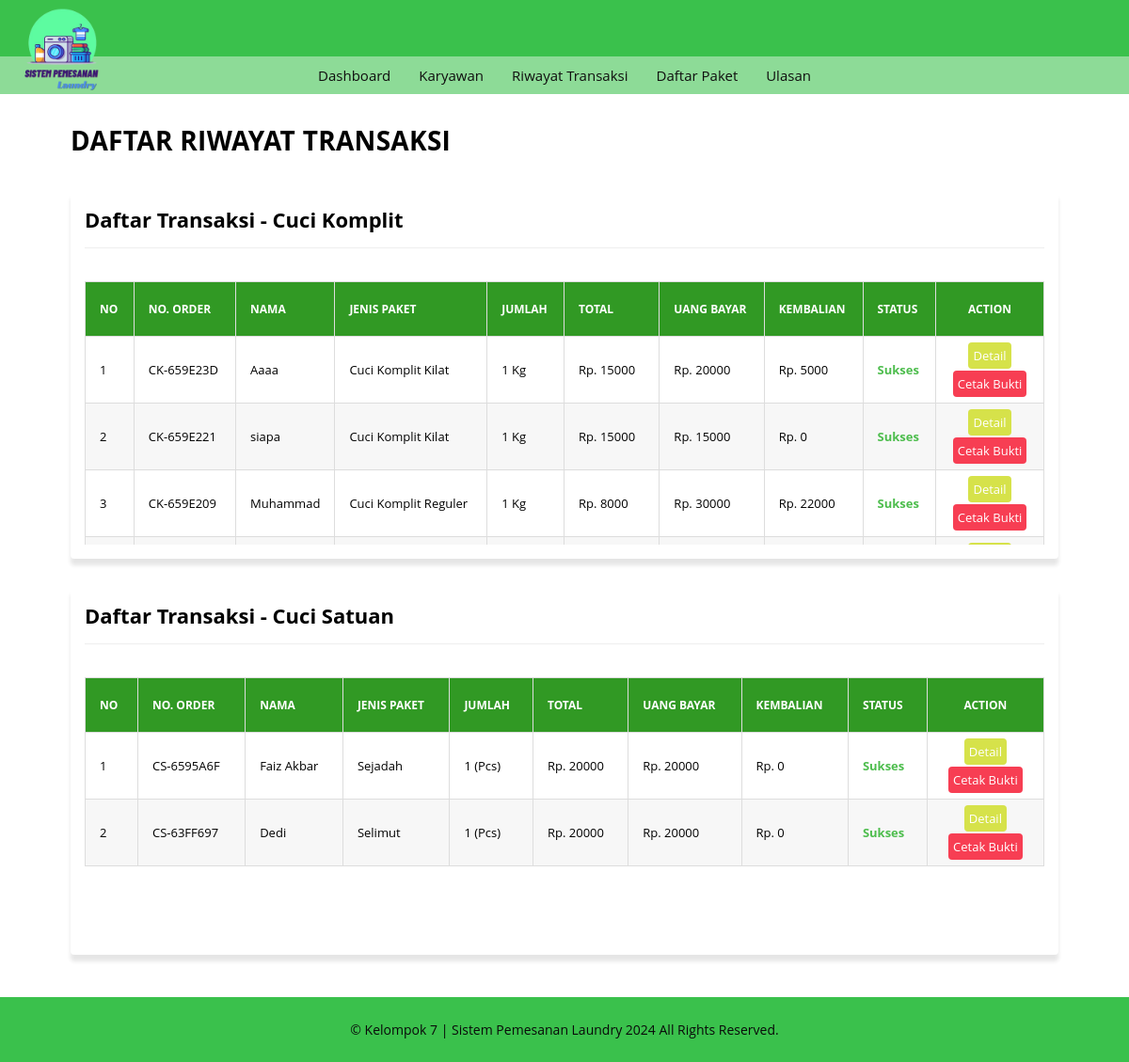
/riwayat_transaksi/riwayat.php, run on the app's committed database.
### tables this page shows
CREATE TABLE `tb_riwayat_ck` (
  `id_ck` int(11) NOT NULL,
  `or_number` varchar(20) NOT NULL,
  `pelanggan` varchar(100) NOT NULL,
  `no_telp` char(15) NOT NULL,
  `alamat` text NOT NULL,
  `j_paket` varchar(50) NOT NULL,
  `wkt_kerja` varchar(20) NOT NULL,
  `berat` int(5) NOT NULL,
  `h_perkilo` int(11) NOT NULL,
  `tgl_msk` varchar(40) NOT NULL,
  `tgl_klr` varchar(40) NOT NULL,
  `total` int(11) NOT NULL,
  `nominal_byr` int(11) NOT NULL,
  `kembalian` int(11) NOT NULL,
  `status` varchar(20) NOT NULL,
  `keterangan` text NOT NULL
);

CREATE TABLE `tb_riwayat_cs` (
  `id_cs` int(11) NOT NULL,
  `or_number` varchar(20) DEFAULT NULL,
  `pelanggan` varchar(100) DEFAULT NULL,
  `no_telp` char(15) DEFAULT NULL,
  `alamat` text DEFAULT NULL,
  `j_paket` varchar(50) DEFAULT NULL,
  `wkt_kerja` varchar(20) DEFAULT NULL,
  `jml_pcs` int(11) DEFAULT NULL,
  `h_perpcs` int(11) DEFAULT NULL,
  `tgl_msk` varchar(40) DEFAULT NULL,
  `tgl_klr` varchar(40) DEFAULT NULL,
  `total` int(11) DEFAULT NULL,
  `nominal_byr` int(11) DEFAULT NULL,
  `kembalian` int(11) DEFAULT NULL,
  `status` varchar(20) DEFAULT NULL,
  `keterangan` text DEFAULT NULL
);

### _functions.php (called while the page is built, shortened)
<?php
$host	= 'localhost';
$user = 'root';
$pass	= '';
$db	= 'laundry_app';
$koneksi = mysqli_connect($host,$user,$pass,$db);
function query($query){
	global $koneksi;
	$result = mysqli_query($koneksi, $query);
	$rows = [];
	while ($row = mysqli_fetch_assoc($result)) {
		$rows[] = $row;
	}
	return $rows;
}
function url($url = null){
	$url_utama = "http://localhost/rumah_laundry";
	if ($url != null) {
		return $url_utama . '/' . $url;
	}else{
		return $url_utama;
	}
}

### riwayat_transaksi/riwayat_ck/riwayat_ck.php (the view)
<div class="card">
   <div class="card-title card-flex">
      <div class="card-col">
         <h2>Daftar Transaksi - Cuci Komplit</h2>
      </div>
   </div>
   <div class="card-body">
      <div class="tabel-kontainer">
         <table class="tabel-transaksi">
            <thead>
               <tr>
                  <th class="sticky">No</th>
                  <th class="sticky">No. Order</th>
                  <th class="sticky" width="10%">Nama</th>
                  <th class="sticky">Jenis Paket</th>
                  <th class="sticky">Jumlah</th>
                  <th class="sticky">Total</th>
                  <th class="sticky">Uang Bayar</th>
                  <th class="sticky">Kembalian</th>
                  <th class="sticky">Status</th>
                  <th class="sticky" style="text-align: center">Action</th>
               </tr>
            </thead>
            <tbody>
               <?php if (!empty($query_ck)) : ?>
                  <?php $i = 1; ?>
                  <?php foreach($query_ck as $data_ck) : ?>
                     <tr>
                        <td><?=$i?></td>
                        <td><?=$data_ck['or_number']?></td>
                        <td style="max-width: 150px; overflow:hidden;"><?=$data_ck['pelanggan']?></td>
                        <td><?=$data_ck['j_paket']?></td>
                        <td><?=$data_ck['berat'] . " Kg"?></td>
                        <td><?="Rp. " . $data_ck['total']?></td>
                        <td><?="Rp. " . $data_ck['nominal_byr']?></td>
                        <td><?="Rp. " . $data_ck['kembalian']?></td>
                        <td><span class="success"><?=$data_ck['status']?></span></td>
                        <td align="center">
                           <a href="<?=url('riwayat_transaksi/riwayat_ck/detail_ck.php')?>?id_ck=<?=$data_ck['id_ck']?>" class="btn btn-edit">Detail</a><br/>
                           <a href="<?=url('riwayat_transaksi/riwayat_ck/cetak_info.php')?>?id_ck=<?=$data_ck['id_ck']?>" class="btn btn-hapus">Cetak Bukti</a>
                        </td>
                     </tr>
                     <?php $i++?>
                  <?php endforeach ?>
                  <?php else : ?>
                     <tr>
                        <td colspan="10" class="txt-center">Data tidak tersedia</td>
                     </tr>
               <?php endif?>
            </tbody>
         </table>
      </div>
   </div>
</div>

### riwayat_transaksi/riwayat_cs/riwayat_cs.php
<div class="card">
   <div class="card-title card-flex">
      <div class="card-col">
         <h2>Daftar Transaksi - Cuci Satuan</h2>
      </div>
   </div>
   <div class="card-body">
      <div class="tabel-kontainer">
         <table class="tabel-transaksi">
            <thead>
               <tr>
                  <th class="sticky">No</th>
                  <th class="sticky">No. Order</th>
                  <th class="sticky">Nama</th>
                  <th class="sticky">Jenis Paket</th>
                  <th class="sticky">Jumlah</th>
                  <th class="sticky">Total</th>
                  <th class="sticky">Uang Bayar</th>
                  <th class="sticky">Kembalian</th>
                  <th class="sticky">Status</th>
                  <th class="sticky" style="text-align: center;">Action</th>
               </tr>
            </thead>
            <tbody>
            <?php if (!empty($query_cs)) : ?>
                  <?php $i = 1; ?>
                  <?php foreach($query_cs as $data_cs) : ?>
                     <tr>
                        <td><?=$i?></td>
                        <td><?=$data_cs['or_number']?></td>
                        <td style="max-width: 150px; overflow:hidden;"><?=$data_cs['pelanggan']?></td>
                        <td><?=$data_cs['j_paket']?></td>
                        <td><?=$data_cs['jml_pcs'] . " (Pcs)"?></td>
                        <td><?="Rp. " . $data_cs['total']?></td>
                        <td><?="Rp. " . $data_cs['nominal_byr']?></td>
                        <td><?="Rp. " . $data_cs['kembalian']?></td>
                        <td><span class="success"><?=$data_cs['status']?></span></td>
                        <td align="center">
                           <a href="<?=url('riwayat_transaksi/riwayat_cs/detail_cs.php')?>?id_cs=<?=$data_cs['id_cs']?>" class="btn btn-edit">Detail</a><br/>
                           <a href="<?=url('riwayat_transaksi/riwayat_cs/cetak_info.php')?>?id_cs=<?=$data_cs['id_cs']?>" class="btn btn-hapus">Cetak Bukti</a>
                        </td>
                     </tr>
                     <?php $i++?>
                  <?php endforeach ?>
                  <?php else : ?>
                     <tr>
                        <td colspan="10" class="txt-center">Data tidak tersedia</td>
                     </tr>
               <?php endif ?>
            </tbody>
         </table>
      </div>
   </div>
</div>

### _assets/css/style.css (style rules this page uses)
* { margin: 0; padding: 0; box-sizing: border-box; }
html,body { width: 100%; max-width: 100%; position: relative; font-family: 'Open sans', sans-serif; display: flex; flex-direction: column; background-image: url(../img/bg.jpg); overflow-x: hidden; }
.success { font-weight: bold; color:#4dbd4d; }
h2 { font-size: 22px; }
.card { background-color: #fff; margin: 15px; padding: 15px; border-radius: 4px; box-shadow: 0 7px 4px rgba(0,0,0,0.10); }
.card-body { position: relative; }
.card-title { padding-bottom: 15px; margin-bottom: 15px; border-bottom: 1px solid #eeeeee; }
.card-flex { display: flex; flex-direction: row; align-items: center; justify-content: space-between; }
.card-col { flex: 1; }
.tabel-kontainer { display: block; width: 100%; height: 300px; position: relative; overflow-x: auto; overflow-y: auto; }
.tabel-transaksi { border: 0; border-collapse: collapse; width: 100%; }
.tabel-transaksi thead { color: #ffffff; }
.tabel-transaksi thead th { text-transform: uppercase; font-size: 12px; text-align: left; padding: 20px 15px; background-color: #319924; }
.sticky { position: sticky; top: 0; }
.tabel-transaksi tbody tr { border-bottom: 1px solid #dddddd; }
.tabel-transaksi tbody tr:nth-child(even) { background-color: #f7f7f7; }
.tabel-transaksi tbody tr:last-child { border-bottom: 0; }
.tabel-transaksi tbody tr td { padding: 5px 15px; font-size: 13px; }
.btn { display: inline-block; text-decoration: none; padding: 5px; margin: 1px; border-radius: 4px; }
.btn-edit { background-color: #d6e24a; color: #ffffff; }
.btn-hapus { background-color: #f73e53; color: #ffffff; }
table { width: 100%; border-collapse: collapse; margin-top: 20px; }
table th { background-color: #f2f2f2; font-weight: bold; padding: 8px; border: 1px solid #ddd; }
table td { padding: 8px; border: 1px solid #ddd; }
table tr:nth-child(even) { background-color: #f9f9f9; }

### data on the page
tb_riwayat_ck: or_number "CK-659E23D", pelanggan "Aaaa", j_paket "Cuci Komplit Kilat", berat "1", total "15000", nominal_byr "20000", kembalian "5000", status "Sukses"
tb_riwayat_ck: or_number "CK-659E221", pelanggan "siapa", j_paket "Cuci Komplit Kilat", berat "1", total "15000", nominal_byr "15000", kembalian "0", status "Sukses"
tb_riwayat_ck: or_number "CK-659E209", pelanggan "Muhammad", j_paket "Cuci Komplit Reguler", berat "1", total "8000", nominal_byr "30000", kembalian "22000", status "Sukses"
tb_riwayat_cs: or_number "CS-6595A6F", pelanggan "Faiz Akbar", j_paket "Sejadah", jml_pcs "1", total "20000", nominal_byr "20000", kembalian "0", status "Sukses"
tb_riwayat_cs: or_number "CS-63FF697", pelanggan "Dedi", j_paket "Selimut", jml_pcs "1", total "20000", nominal_byr "20000", kembalian "0", status "Sukses"
